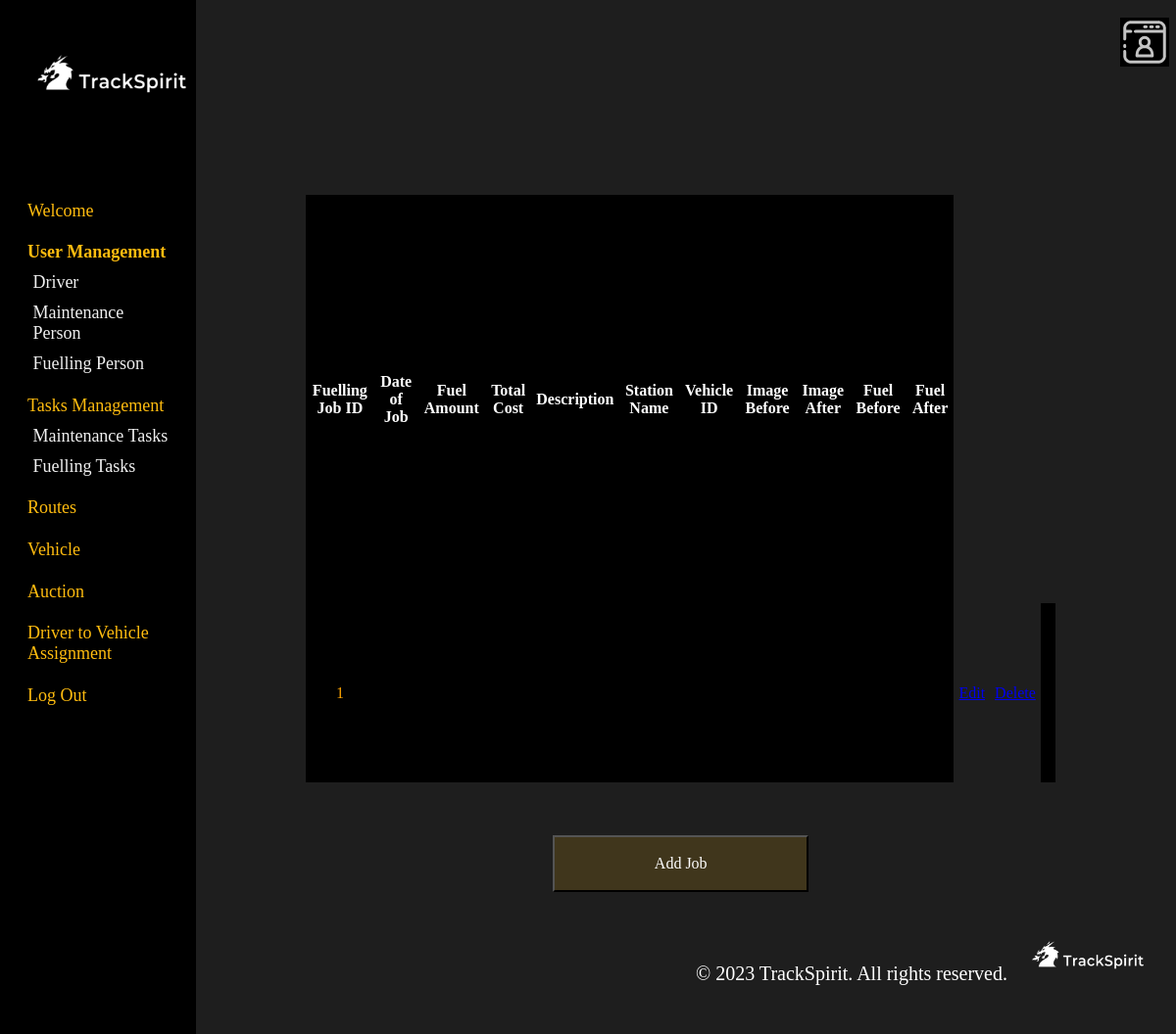
Page /admin/tasks_fuelling.php on the earlier database version.
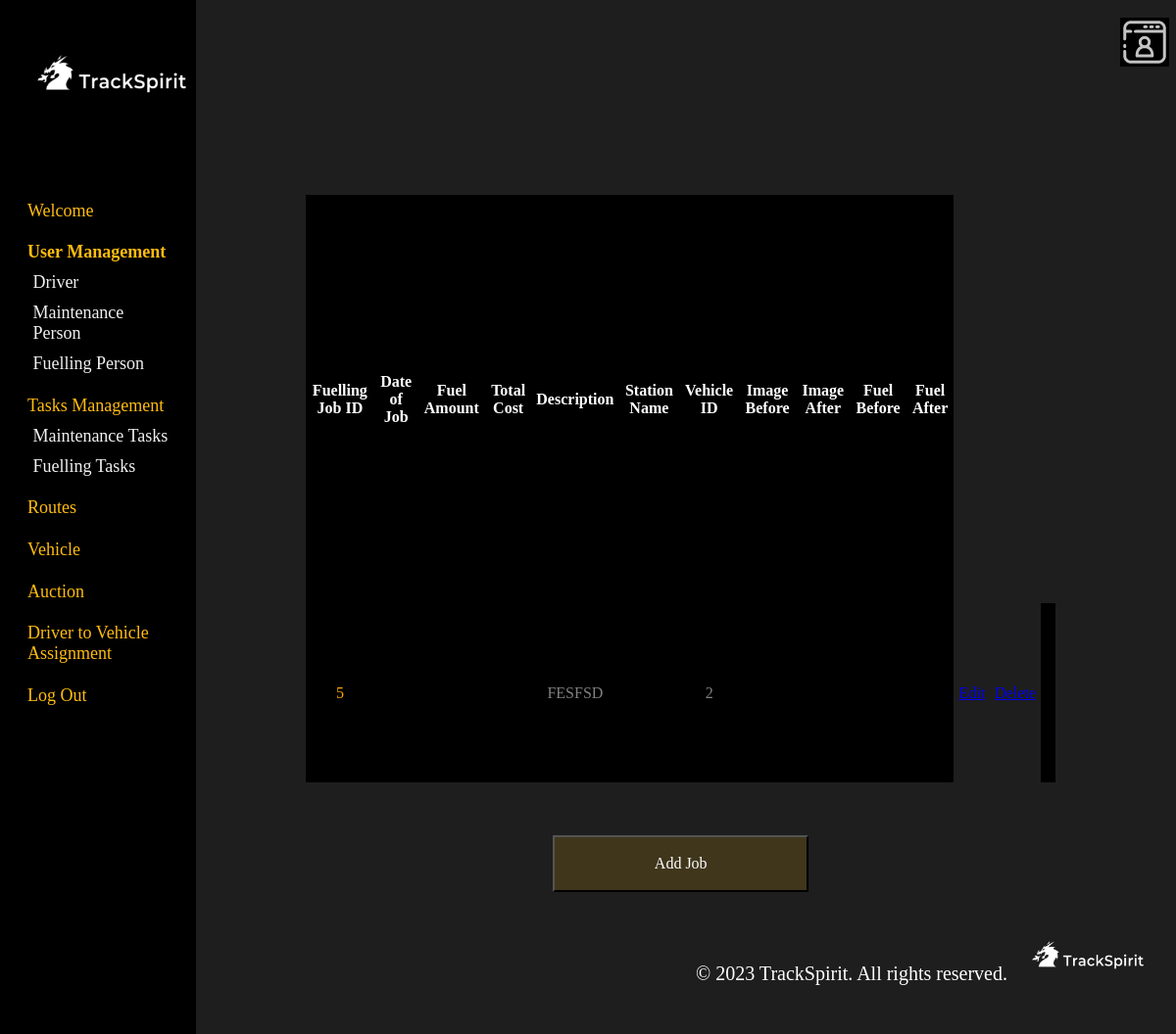
Same page on the later database version.
### tables this page shows
CREATE TABLE `fuelingjob` (
  `fuel_job_id` int(11) NOT NULL,
  `date_of_job` date DEFAULT NULL,
  `fuel_amount` decimal(10,2) DEFAULT NULL,
  `total_cost` decimal(10,2) DEFAULT NULL,
  `description` varchar(255) DEFAULT NULL,
  `station_name` varchar(50) DEFAULT NULL,
  `vehicle_id` int(20) NOT NULL,
  `image_before` longblob DEFAULT NULL,
  `image_after` longblob DEFAULT NULL,
  `fuel_before` decimal(10,2) DEFAULT NULL,
  `fuel_after` decimal(10,2) DEFAULT NULL
);

### admin/tasks_fuelling.php (the view, shortened to what this page needs)
<html>
    <head>
</head>
<body>
<?php
$mysqli = new mysqli("localhost", "root", "", "db");
$result=$mysqli->query("select * from fuelingjob");
?>
    <header>
        <img src="image/personal-page.png" alt="personal page" style="height: 50px; width: 50px; margin-left: 96%;">
    </header>
    <main>
         <table>
            <colgroup>
                <col />
                <col />
                <col />
                <col />
                <col />
                <col />
                <col />
                <col />
                <col />
                <col />
                <col />
                <col style="background-color: #1E1E1E;"/>
                <col style="background-color: #1E1E1E;"/>
                <col style="background-color: #1E1E1E;"/>
              </colgroup>
            <tr>
                <th>Fuelling Job ID</th>
                <th>Date of Job</th>
                <th>Fuel Amount</th>
                <th>Total Cost</th>
                <th>Description</th>
                <th>Station Name</th>
                <th>Vehicle ID</th>
                <th>Image Before</th>
                <th>Image After</th>
                <th>Fuel Before</th>
                <th>Fuel After</th>
                <th>-</th>
                <th>-</th>
                <th>-</th>
            </tr>
            <?php
                while ($row=mysqli_fetch_array($result)){
                    echo "<tr><td>$row[fuel_job_id]</td>";
                    echo "<td>$row[date_of_job]</td>";
                    echo "<td>$row[fuel_amount]</td>";
                    echo "<td>$row[total_cost]</td>";
                    echo "<td>$row[description]</td>";
                    echo "<td>$row[station_name]</td>";
                    echo "<td>$row[vehicle_id]</td>";
                    echo "<td>$row[image_before]</td>";
                    echo "<td>$row[image_after]</td>";
                    echo "<td>$row[fuel_before]</td>";
                    echo "<td>$row[fuel_after]</td>";
                    echo "<td><a href='edit_tasks_fuelling.php?maint_job_id=$row[maint_job_id]'>Edit</a></td>";
                    echo "<td><a href='delete_tasks_fuelling.php?maint_job_id=$row[maint_job_id]'>Delete</a></td><tr>";
                }
            ?>
        </table>
        <button class = "Button" onclick="window.location.href='tasksFuelForm.php'">Add Job
        </main>
        <aside>
            <img src="image/logo.png" alt="TrackSpirit Logo" class="logo">
            <a href="welcome.php" class="a1">Welcome</a>
            <a href="user.php" class="a1 selected">User Management</a>
            <a href="driver.php" class="a2">Driver</a>
            <a href="maintenance.php" class="a2">Maintenance Person</a>
            <a href="fuelling.php" class="a2">Fuelling Person</a>
            <a href="tasks.php" class="a1">Tasks Management</a>
            <a href="tasks_maintenance.php" class="a2">Maintenance Tasks</a>
            <a href="tasks_fuelling.php" class="a2">Fuelling Tasks</a>
            <a href="servicesAdmin.php" class="a1">Routes</a>
            <a href="vehicle.php" class="a1">Vehicle</a>
            <a href="auction.php" class="a1">Auction</a>
            <a href="assignment.php" class="a1">Driver to Vehicle Assignment</a>
            <a href="/csci361teamwork/logout.php" class="a1">Log Out</a>
        </aside>
        <footer style="text-align: right;">
            <span> © 2023 TrackSpirit. All rights reserved.</span>
            <img src="image/logo.png" alt="TrackSpirit logo">
        </footer>
    </body>
    </html>

Differences in the rows shown:
removed fuelingjob: fuel_job_id "1"
added fuelingjob: fuel_job_id "5", description "FESFSD", vehicle "2"
